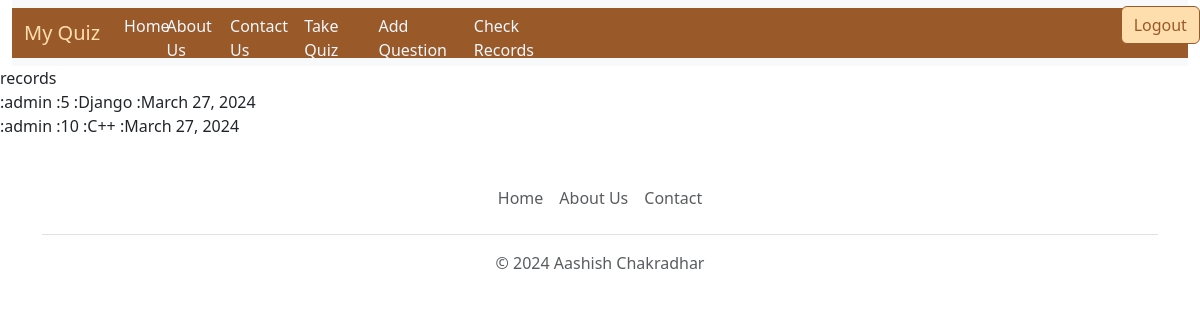
Before: /get-records (signed in) with the older database file.
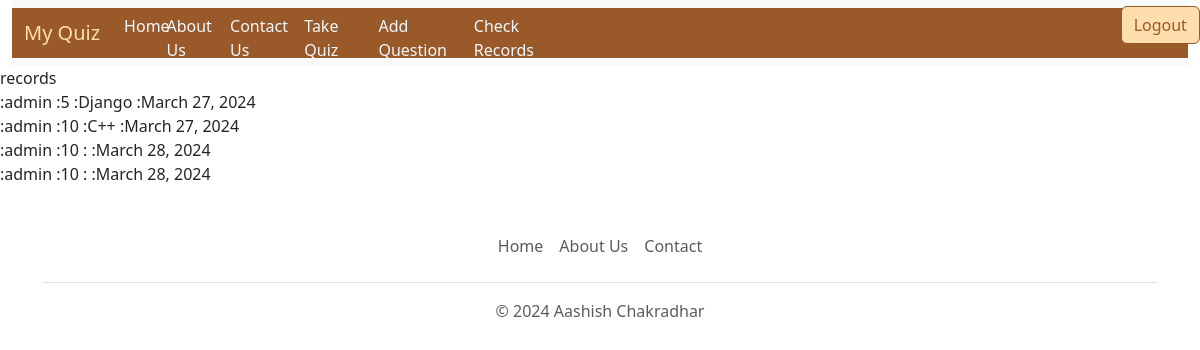
After: the same page with the newer database file.
### quiz/models.py (models this page shows, shortened)
class BaseModel(models.Model):
    uid=models.UUIDField(primary_key=True,default=uuid.uuid4,editable=False)
    created_at=models.DateField(auto_now_add=True)
    updated_at=models.DateField(auto_now=True)
    class Meta:
        abstract=True

class Records(BaseModel):
    category=models.ForeignKey(Category,related_name='category_records',on_delete=models.CASCADE)
    user_name=models.CharField(max_length=150)
    score=models.IntegerField(default=0)

class Category(BaseModel):
    category_name = models.CharField(max_length=15, default='Uncatogarized')
    def __str__(self):
        return self.category_name

### quiz/views.py (the view)
# urls.py: path('get-records',views.get_record,name='get_records'),
def get_record(request):
    try:
        current_user = request.user
        all_records = Records.objects.all()
        filter_record = all_records.filter(user_name=current_user)
        context = {'records': filter_record}
        return render(request, 'records.html', context)
    except Exception as e:
        print(e)
    return HttpResponse('No records found!')

### templates/records.html (shortened to what this page needs)
{% extends "base.html" %}
{% block body %}
    <div>
        records
        {% for record in records %}
            <br>
            :{{record.user_name}}
            :{{record.score}}
            :{{record.category}}
            :{{record.created_at}}
        {% endfor %}
    </div>
{% endblock body %}

Changed rows visible on the page:
added Records: user_name "admin", score "10", created_at "March 28, 2024"
added Records: user_name "admin", score "10", created_at "March 28, 2024"
